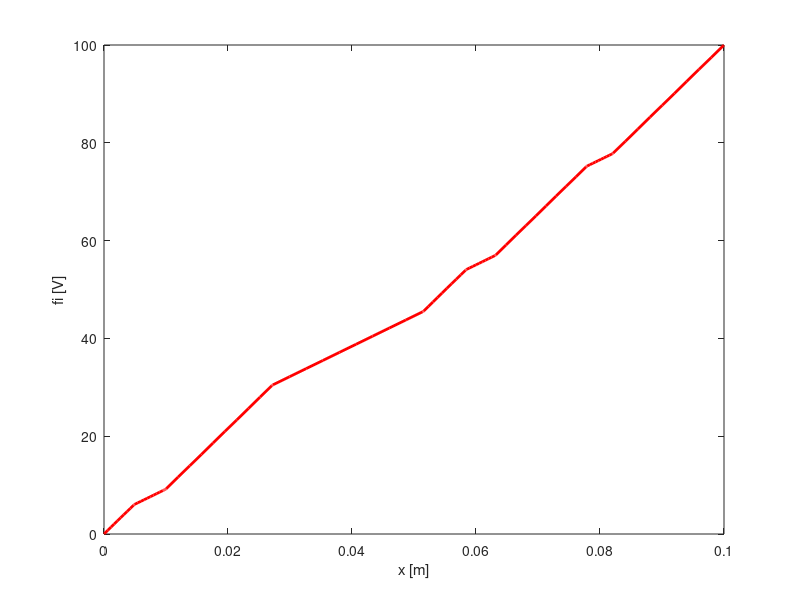
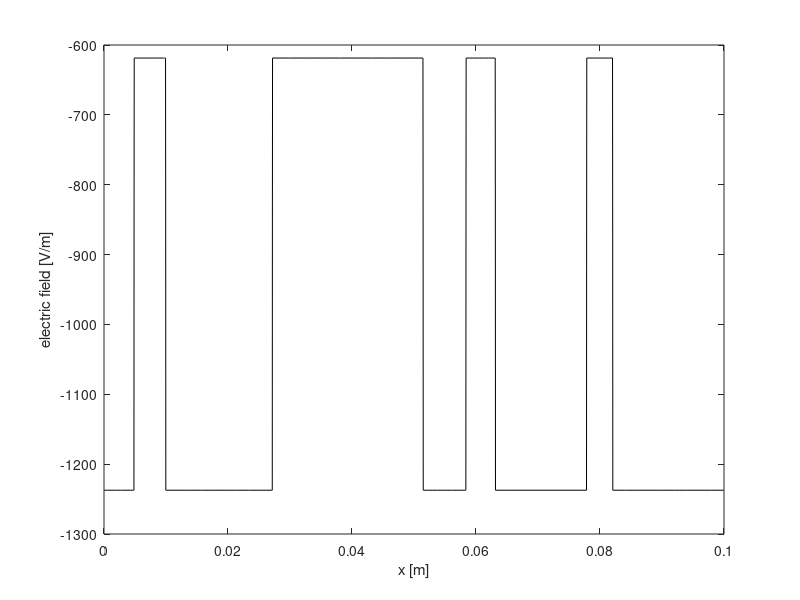
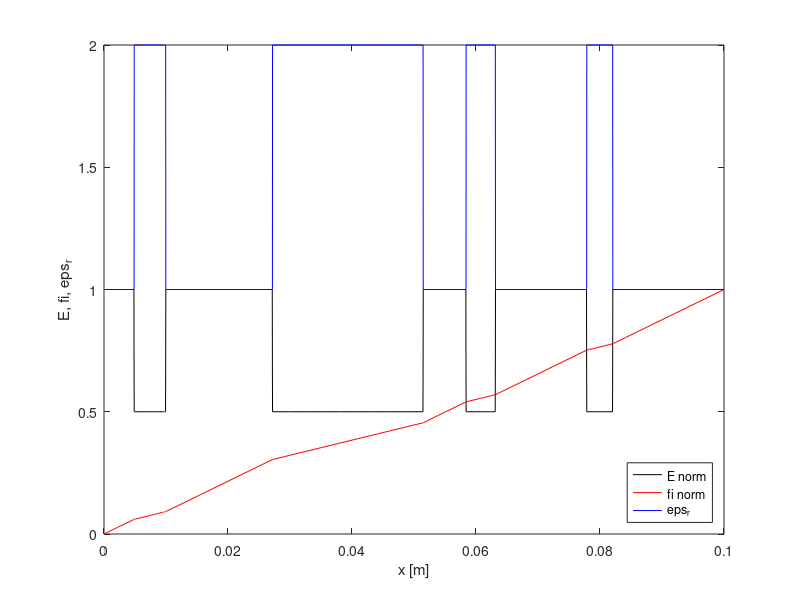

Write the MATLAB code that produced these figures, in order.
% L08_1d_1DCap.m
% One dimensional model of capacitor with a multiple material layers
% inside
% 
clear all;
Uapp = 100;     % applied voltage - [V]
eps0 = 8.854e-12; % dielectric constant 

eps1 = 1;
eps2 = 2;
d = 0.1; 
d0 = 0.2;

% Create layers 
Nlayers = 10; 
Nfine = 5; 
Ncoarse = 10;

% type of materials (==0, "1"; ==1, "2"0
% type_of_mat = floor(rand(1,Nlayers)*2); % a way to create random pattern
type_of_mat = [0 1 1 0 1 0 1 0 1 0]; % for Nlayers = 10;
% Creating grid with coarse and fine 
xd = sort(rand(1,Nlayers-1)*d);   
dm = 0.25 * min(diff(xd));
xd = [0 xd d];
x = [];
for id=1:Nlayers
  x0 = xd(id); 
  x1 = xd(id+1);
  x = [x linspace(x0,x0+dm,Nfine) linspace(x0+dm, x1-dm, Ncoarse) linspace(x1-dm, x1, Nfine)];
end
x( diff(x)==0) = [];
h = [0 diff(x)];
epsr = zeros(size(x));
% Assemble equations
tipid = 1;
for id=1:length(x)
  if x(id)>xd(tipid+1) 
    tipid = tipid + 1; 
  end 
  if type_of_mat(tipid) == 0
    epsr(id) = eps1;
  else
    epsr(id) = eps2;
  end
end

% Assemblying equation
N = length(x);
A = sparse(N,N);
B = sparse(N,1);
A(1,1) = 1;
A(end, end) = 1;
for id=2:N-1
  epsrm = 0.5*(epsr(id-1)+epsr(id));
  epsrp = 0.5*(epsr(id)+epsr(id+1));
  A(id,id-1:id+1) =  2/(h(id)+h(id+1))*[epsrm/h(id) (-1)*(epsrm/h(id+1)+epsrp/h(id)) epsrp/h(id+1)];
end
B(end) = Uapp;

% Let's solve the problem
fi = A \ B;


%% Show some solution
figure;
  plot(x, fi, 'r-','LineWidth',2);
  xlabel('x [m]');
  ylabel('fi [V]');

%% Calculate electric field 
E = (-1)*diff(fi)./transpose(h(2:end));
E = [E; E(end)];

figure; 
  plot(x, E, 'k-');
  xlabel('x [m]');
  ylabel('electric field [V/m]');

%% More complex figure; 
figure; plot(x, abs(E)/max(abs(E)), 'k-', x, fi/Uapp, 'r-', x, epsr,'b-');

xlabel('x [m]');
ylabel('E, fi, eps_r');
legend('E norm', 'fi norm', 'eps_r', 'Location','southeast');
